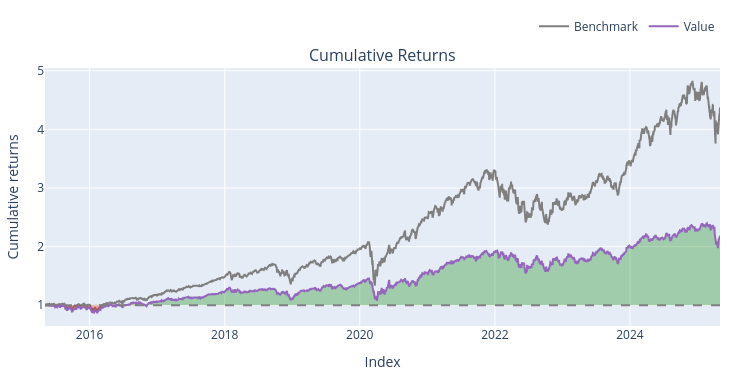

Here is the notebook cell this chart was saved with:
### Markdown cell above
### MACD and RSI hybrid for 500 companies in the S and P 500

### Code cell
entries = (macd_df >= signal_df) & (rsi_df >= 30)
exits = (macd_df < signal_df) | (rsi_df > 70)



backtest6 = vbt.Portfolio.from_signals(
    close=close_df,
    entries=entries,
    exits=exits,
    init_cash=100_000.0,
    size=0.1,                         
    size_type='percent',
    cash_sharing=True,                 
    group_by=True,                     
    freq='1D',
    fees=0.001,
    sl_stop = 0.10,
    tp_stop = 0.10
       
)


print(backtest6.stats())
backtest6.plot().show()

### Figure 1 — Plotly figure (JSON) as saved in the notebook; plotly's stock layout.template omitted (floating-point values rounded to 4 significant figures; data arrays with more than 128 entries replaced by an {"elided": "..."} marker saying what was removed)
{"data": [{"legendgroup": "0", "line": {"color": "#7f7f7f"}, "name": "Benchmark", "showlegend": true, "type": "scatter", "uid": "590ba704-3e73-4c48-841f-ad6aae8a5eaf", "x": {"elided": "2515 str values"}, "xaxis": "x", "y": {"elided": "2515 float values"}, "yaxis": "y"}, {"hoverinfo": "skip", "legendgroup": "1", "line": {"color": "rgba(0, 0, 0, 0)", "width": 0}, "opacity": 0, "showlegend": false, "type": "scatter", "uid": "aaea6034-4190-4ce5-9ba0-2b46adcf6743", "x": {"elided": "2515 str values"}, "xaxis": "x", "y": {"elided": "2515 int values"}, "yaxis": "y"}, {"connectgaps": false, "fill": "tonexty", "fillcolor": "rgba(0, 128, 0, 0.3)", "hoverinfo": "skip", "legendgroup": "1", "line": {"color": "rgba(0, 0, 0, 0)", "width": 0}, "opacity": 0, "showlegend": false, "type": "scatter", "uid": "cba569ae-09dd-47cc-86a0-69844da34e6c", "x": {"elided": "2515 str values"}, "xaxis": "x", "y": {"elided": "2515 float values"}, "yaxis": "y"}, {"hoverinfo": "skip", "legendgroup": "1", "line": {"color": "rgba(0, 0, 0, 0)", "width": 0}, "opacity": 0, "showlegend": false, "type": "scatter", "uid": "3bd8687e-0703-401e-bc97-a9470af86792", "x": {"elided": "2515 str values"}, "xaxis": "x", "y": {"elided": "2515 int values"}, "yaxis": "y"}, {"connectgaps": false, "fill": "tonexty", "fillcolor": "rgba(255, 0, 0, 0.3)", "hoverinfo": "skip", "legendgroup": "1", "line": {"color": "rgba(0, 0, 0, 0)", "width": 0}, "opacity": 0, "showlegend": false, "type": "scatter", "uid": "2ca43797-9361-4753-a6e6-14f27fb515b8", "x": {"elided": "2515 str values"}, "xaxis": "x", "y": {"elided": "2515 float values"}, "yaxis": "y"}, {"legendgroup": "2", "line": {"color": "#9467bd"}, "name": "Value", "showlegend": true, "type": "scatter", "uid": "54afb3c2-85df-4e74-aeff-66371dd9ba2e", "x": {"elided": "2515 str values"}, "xaxis": "x", "y": {"elided": "2515 float values"}, "yaxis": "y"}, {"hoverinfo": "skip", "legendgroup": "1", "line": {"color": "rgba(0, 0, 0, 0)", "width": 0}, "opacity": 0, "showlegend": false, "type": "scatter", "uid": "718c42ee-dd35-4a28-9f08-d6d8d0fd3b12", "x": {"elided": "2515 str values"}, "xaxis": "x", "y": {"elided": "2515 int values"}, "yaxis": "y"}], "layout": {"annotations": [{"font": {"size": 16}, "showarrow": false, "text": "Cumulative Returns", "x": 0.5, "xanchor": "center", "xref": "paper", "y": 1, "yanchor": "bottom", "yref": "paper"}], "height": 380, "legend": {"orientation": "h", "traceorder": "normal", "x": 1, "xanchor": "right", "y": 1.105, "yanchor": "bottom"}, "margin": {"b": 30, "l": 30, "r": 30, "t": 30}, "shapes": [{"line": {"color": "gray", "dash": "dash"}, "type": "line", "x0": 0, "x1": 1, "xref": "paper", "y0": 1, "y1": 1, "yref": "y"}], "showlegend": true, "width": 750, "xaxis": {"anchor": "y", "domain": [0, 1], "title": {"text": "Index"}}, "yaxis": {"anchor": "x", "domain": [0, 1], "title": {"text": "Cumulative returns"}}}}
